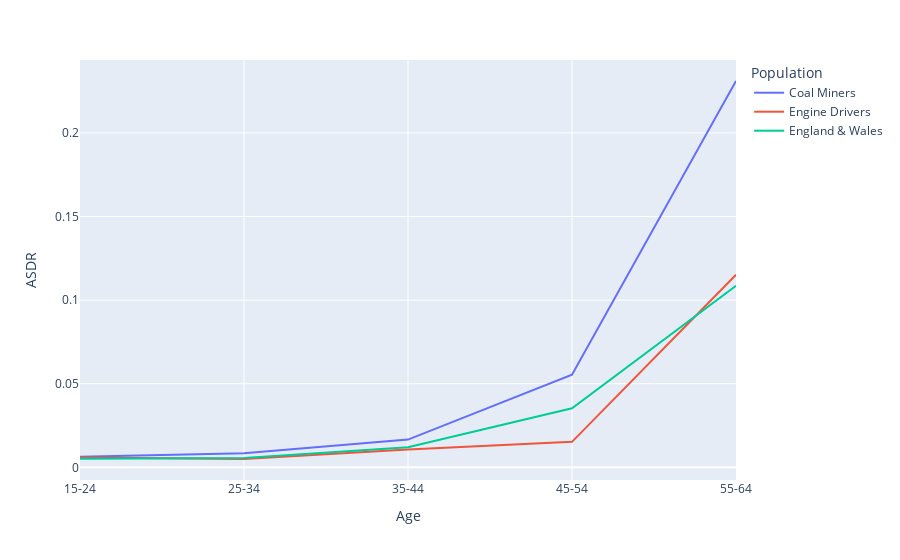

Notebook code cell kept with this figure:
### Code cell
# line chart showing the ASDR by population
# firstly, transform the data to long format
data_1_long = data_1.loc[data_1['age'] != 'total', ['age', 'coal_cdr', 'engine_cdr', 'ew_cdr']].melt(id_vars='age',
                                                                                                     value_vars=['coal_cdr', 'engine_cdr', 'ew_cdr'],
                                                                                                     var_name='population',
                                                                                                     value_name='asdr')

# plot the data
fig = px.line(data_1_long, x='age', y='asdr', color='population')
fig.update_yaxes(title='ASDR')
fig.update_xaxes(title='Age')
fig.update_legends(title='Population')
legend_text = {'coal_cdr':'Coal Miners', 'engine_cdr': 'Engine Drivers', 'ew_cdr': 'England & Wales'}
fig.for_each_trace(lambda t: t.update(name = legend_text[t.name],
                                      legendgroup = legend_text[t.name],
                                      hovertemplate = t.hovertemplate.replace(t.name, legend_text[t.name])
                                      )
                   )
fig.show()

### Figure 1 — Plotly figure (JSON) as saved in the notebook; plotly's stock layout.template omitted (floating-point values rounded to 4 significant figures)
{"data": [{"hovertemplate": "population=Coal Miners<br>age=%{x}<br>asdr=%{y}<extra></extra>", "legendgroup": "Coal Miners", "line": {"color": "#636efa", "dash": "solid"}, "marker": {"symbol": "circle"}, "mode": "lines", "name": "Coal Miners", "orientation": "v", "showlegend": true, "type": "scatter", "x": ["15-24", "25-34", "35-44", "45-54", "55-64"], "xaxis": "x", "y": [0.006342, 0.008465, 0.01658, 0.05537, 0.231], "yaxis": "y"}, {"hovertemplate": "population=Engine Drivers<br>age=%{x}<br>asdr=%{y}<extra></extra>", "legendgroup": "Engine Drivers", "line": {"color": "#EF553B", "dash": "solid"}, "marker": {"symbol": "circle"}, "mode": "lines", "name": "Engine Drivers", "orientation": "v", "showlegend": true, "type": "scatter", "x": ["15-24", "25-34", "35-44", "45-54", "55-64"], "xaxis": "x", "y": [0.005922, 0.004986, 0.01062, 0.01525, 0.1152], "yaxis": "y"}, {"hovertemplate": "population=England & Wales<br>age=%{x}<br>asdr=%{y}<extra></extra>", "legendgroup": "England & Wales", "line": {"color": "#00cc96", "dash": "solid"}, "marker": {"symbol": "circle"}, "mode": "lines", "name": "England & Wales", "orientation": "v", "showlegend": true, "type": "scatter", "x": ["15-24", "25-34", "35-44", "45-54", "55-64"], "xaxis": "x", "y": [0.005142, 0.005592, 0.01206, 0.03536, 0.1086], "yaxis": "y"}], "layout": {"legend": {"title": {"text": "Population"}, "tracegroupgap": 0}, "margin": {"t": 60}, "xaxis": {"anchor": "y", "domain": [0, 1], "title": {"text": "Age"}}, "yaxis": {"anchor": "x", "domain": [0, 1], "title": {"text": "ASDR"}}}}
